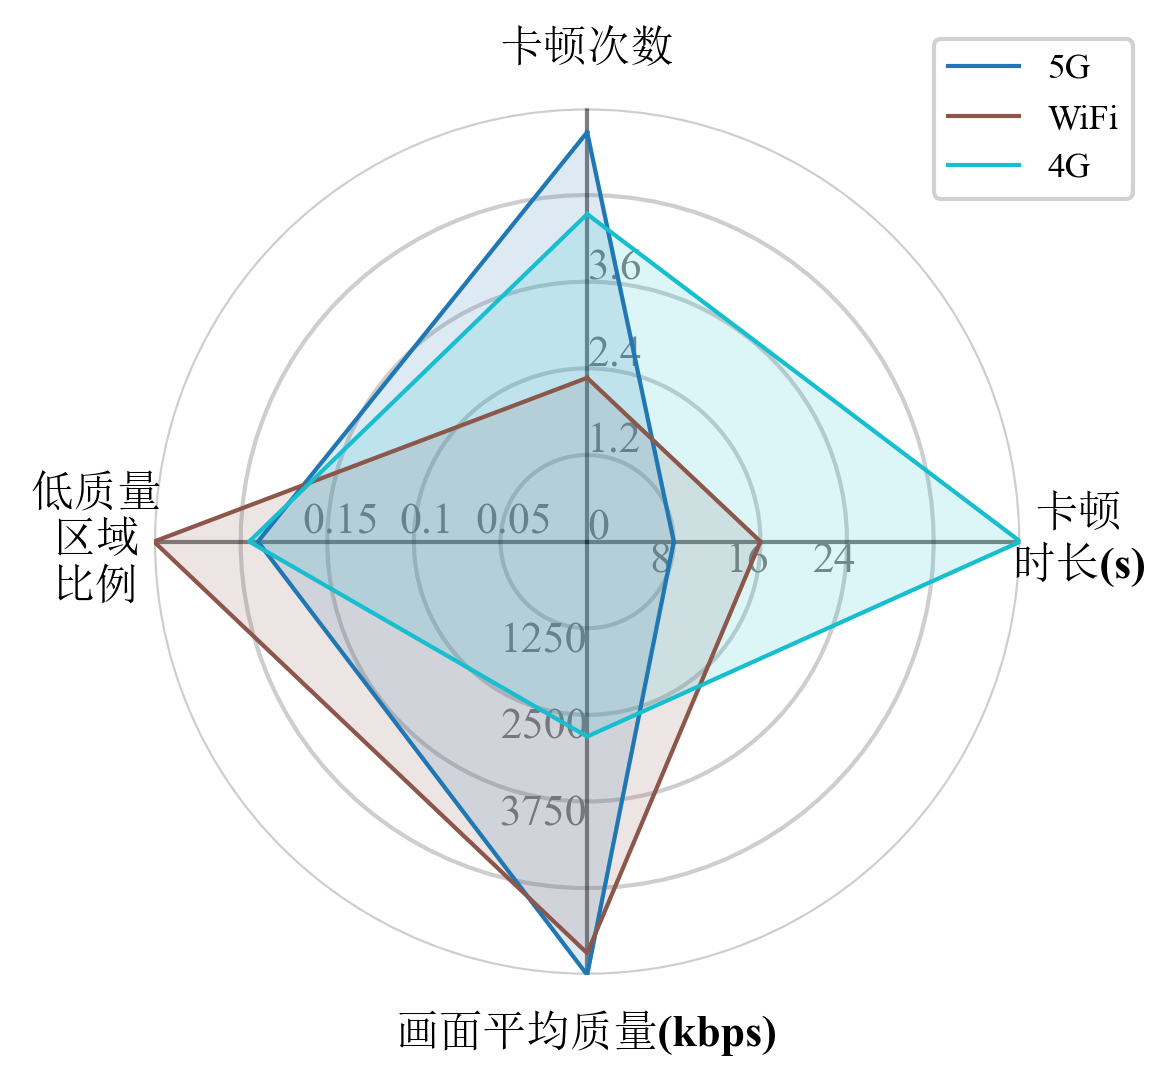

This chart was generated by the following Python code:
import numpy as np
import matplotlib.pyplot as plt

plt.rcParams["font.family"] = ["Times New Roman", "SimSun"]

categories = ['卡顿次数', '卡顿\n时长(s)', '画面平均质量(kbps)', '低质量\n区域\n比例']
N = len(categories)

max_values = [10, 10, 10, 10]

num_circles = 5
circle_colors = '#cecece'
circle_alpha = 1
circle_linewidth = 1

data_algo1 = [9.45, 2, 10, 7.6]  # 5G
data_algo2 = [3.78, 4, 9.5, 10]  # WiFi
data_algo3 = [7.56, 10, 4.5, 7.8]  # 4G

axis_labels = [
    [(0, "0"), (2, "1.2"), (4, "2.4"), (6, "3.6")],  # 上
    [(2, "8"), (4, "16"), (6, "24")],  # 右
    [(2, "1250"), (4, "2500"), (6, "3750")],  # 下
    [(2, "0.05"), (4, "0.1"), (6, "0.15")]  # 左
]

colors = plt.cm.tab10(np.linspace(0, 1, 3))
line_styles = ['-', '-', '-']
line_width = 1
fill_alpha = 0.15

axis_name_fontsize = 10.5
axis_name_fontweight = 'bold'
value_label_fontsize = 10.5
value_label_color = 'gray'

legend_fontsize = 8.5
legend_location = 'upper right'
legend_bbox_to_anchor = (1.15, 1.1)

data_algo1_closed = data_algo1 + [data_algo1[0]]
data_algo2_closed = data_algo2 + [data_algo2[0]]
data_algo3_closed = data_algo3 + [data_algo3[0]]

angles = np.linspace(0, 2 * np.pi, N, endpoint=False).tolist()
angles_closed = angles + [angles[0]]


def normalize_data(data, max_vals):
    normalized = []
    for i, val in enumerate(data):
        normalized.append(val / max_vals[i] * 10)
    return normalized


norm_data_algo1 = normalize_data(data_algo1, max_values)
norm_data_algo2 = normalize_data(data_algo2, max_values)
norm_data_algo3 = normalize_data(data_algo3, max_values)

norm_data_algo1_closed = norm_data_algo1 + [norm_data_algo1[0]]
norm_data_algo2_closed = norm_data_algo2 + [norm_data_algo2[0]]
norm_data_algo3_closed = norm_data_algo3 + [norm_data_algo3[0]]

fig, ax = plt.subplots(figsize=(4, 4), subplot_kw=dict(projection='polar'))

ax.set_theta_offset(np.pi / 2)
ax.set_theta_direction(-1)

ax.set_xticks(angles)
ax.set_xticklabels(categories, fontsize=axis_name_fontsize, fontweight=axis_name_fontweight)

ax.set_ylim(0, 10)

for i in range(num_circles):
    circle_radius = (i + 1) * 2
    ax.plot(np.linspace(0, 2 * np.pi, 100),
            [circle_radius] * 100,
            color=circle_colors,
            alpha=circle_alpha,
            linewidth=circle_linewidth,
            zorder=1)

for angle in angles:
    ax.plot([angle, angle], [0, 10],
            color='black', alpha=0.5, linewidth=1,
            zorder=2)

label_offset = 0.3

for axis_idx, angle in enumerate(angles):
    labels_on_axis = axis_labels[axis_idx]

    for radius, label_text in labels_on_axis:
        normalized_radius = radius / max_values[axis_idx] * 10

        r = normalized_radius
        theta = angle

        x = r * np.cos(theta)
        y = r * np.sin(theta)

        if axis_idx == 0:
            ha = 'left'
            va = 'center'
            x_offset = label_offset
            y_offset = 0
        elif axis_idx == 1:
            ha = 'center'
            va = 'top'
            x_offset = 0
            y_offset = -label_offset
        elif axis_idx == 2:
            ha = 'right'
            va = 'center'
            x_offset = -label_offset
            y_offset = 0
        elif axis_idx == 3:
            ha = 'center'
            va = 'bottom'
            x_offset = 0
            y_offset = label_offset
        else:
            ha = 'center'
            va = 'center'
            x_offset = 0
            y_offset = 0

        x_text = x + x_offset
        y_text = y + y_offset

        r_text = np.sqrt(x_text ** 2 + y_text ** 2)
        theta_text = np.arctan2(y_text, x_text)

        ax.text(theta_text, r_text, label_text,
                ha=ha, va=va,
                fontsize=value_label_fontsize,
                color=value_label_color,
                zorder=3)

ax.fill(angles_closed, norm_data_algo1_closed,
        alpha=fill_alpha,
        color=colors[0],
        zorder=4)

ax.fill(angles_closed, norm_data_algo2_closed,
        alpha=fill_alpha,
        color=colors[1],
        zorder=4)

ax.fill(angles_closed, norm_data_algo3_closed,
        alpha=fill_alpha,
        color=colors[2],
        zorder=4)

ax.plot(angles_closed, norm_data_algo1_closed,
        linewidth=line_width,
        label='5G',
        color=colors[0],
        linestyle=line_styles[0],
        zorder=5)

ax.plot(angles_closed, norm_data_algo2_closed,
        linewidth=line_width,
        label='WiFi',
        color=colors[1],
        linestyle=line_styles[1],
        zorder=5)

ax.plot(angles_closed, norm_data_algo3_closed,
        linewidth=line_width,
        label='4G',
        color=colors[2],
        linestyle=line_styles[2],
        zorder=5)

ax.set_yticks([])
ax.set_yticklabels([])

ax.spines['polar'].set_visible(False)

ax.grid(False)

legend = ax.legend(loc=legend_location,
                   bbox_to_anchor=legend_bbox_to_anchor,
                   fontsize=legend_fontsize,
                   frameon=True,
                   fancybox=True,
                   shadow=False)

legend.get_frame().set_facecolor('white')
legend.get_frame().set_alpha(0.9)

plt.tight_layout()
plt.savefig('network_environment.png', dpi=300, bbox_inches='tight')
plt.show()
